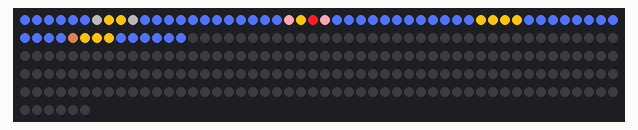
This sketch was run on a simulated Arduino Uno, built with avr-gcc and run on an emulated ATmega328P. On the bench: 256 RGB LEDs in strip order, left to right, continuing on the next row.

Above: at 0.7 s.

The sketch:

neopixel_led_ket_noi_cau_lac_bo.ino
```cpp
#include <Adafruit_NeoPixel.h>
#define PIN 6
#define LED_COUNT 256
#define ROW 4
#define COL 16

Adafruit_NeoPixel strip = Adafruit_NeoPixel(LED_COUNT, PIN, NEO_GRB + NEO_KHZ800);

short picture[ROW][COL][3] = {
  {{77, 109, 243}, {77, 109, 243}, {77, 109, 243}, {77, 109, 243}, {77, 109, 243}, {77, 109, 243}, {70, 70, 70}, {255, 194, 14}, {255, 194, 14}, {70, 70, 70}, {77, 109, 243}, {77, 109, 243}, {77, 109, 243}, {77, 109, 243}, {77, 109, 243}, {77, 109, 243}},
  {{77, 109, 243}, {77, 109, 243}, {77, 109, 243}, {77, 109, 243}, {77, 109, 243}, {77, 109, 243}, {255, 163, 177}, {237, 28, 36}, {255, 194, 14}, {255, 163, 177}, {77, 109, 243}, {77, 109, 243}, {77, 109, 243}, {77, 109, 243}, {77, 109, 243}, {77, 109, 243}},
  {{77, 109, 243}, {77, 109, 243}, {77, 109, 243}, {77, 109, 243}, {77, 109, 243}, {77, 109, 243}, {255, 194, 14}, {255, 194, 14}, {255, 194, 14}, {255, 194, 14}, {77, 109, 243}, {77, 109, 243}, {77, 109, 243}, {77, 109, 243}, {77, 109, 243}, {77, 109, 243}},
  {{77, 109, 243}, {77, 109, 243}, {77, 109, 243}, {77, 109, 243}, {77, 109, 243}, {77, 109, 243}, {255, 194, 14}, {255, 194, 14}, {255, 194, 14}, {156, 90, 60}, {77, 109, 243}, {77, 109, 243}, {77, 109, 243}, {77, 109, 243}, {77, 109, 243}, {77, 109, 243}}
};

void setup() {
  strip.begin();
  strip.show(); // Initialize all pixels to 'off'
}

void loop() {
  // Some example procedures showing how to display to the pixels:
  renderPicture();
}

// void draw(unsigned int )

void mapLedxy(int x, int y, uint32_t color) {
  int pixelPos;
  if (x % 2 == 0)
    pixelPos = y + x * 16;
  else
    pixelPos = 15 - y + x * 16;
  strip.setPixelColor(pixelPos, color);
}

void renderPicture() {
  for (int i = 0; i < ROW; i++)
    for (int j = 0; j < COL; j++) {
        mapLedxy(i, j, strip.Color(picture[i][j][0], picture[i][j][1], picture[i][j][2]));
        strip.show();
      }
}
```
